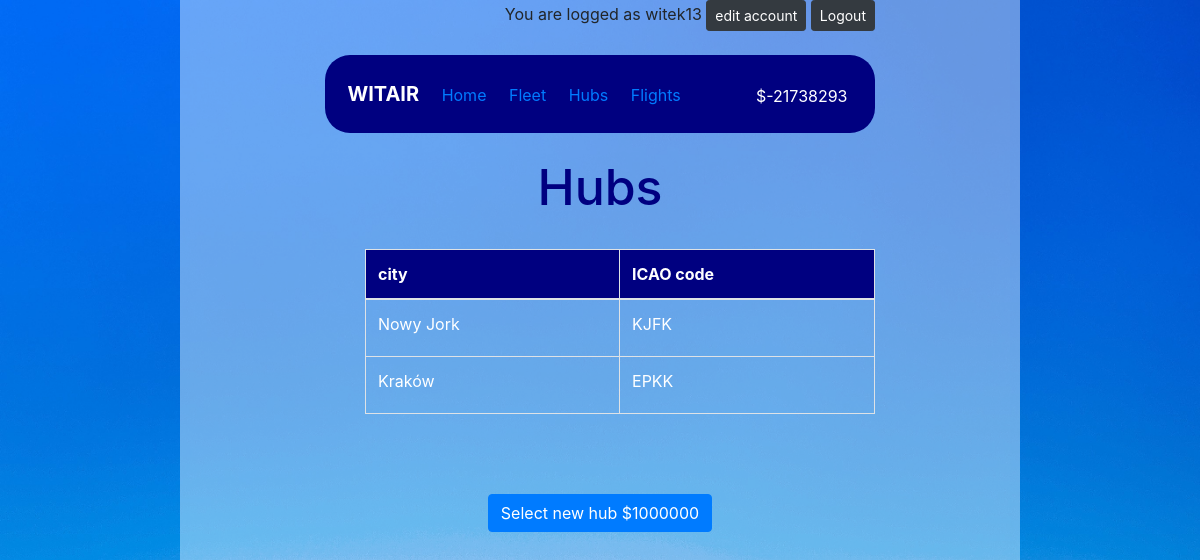
The app's page /main/hubs (signed in) with its own data.
### registration/models.py (models this page shows, shortened)
class Airline(models.Model):
    user = models.OneToOneField(User, on_delete=models.CASCADE, null=True)
    name = models.CharField(verbose_name='Airline name', max_length=200, null=True)
    budget = models.IntegerField(default=3000000)
    carried_passengers = models.IntegerField(default=0)
    completed_flights = models.IntegerField(default=0)

### main/models.py (models this page shows, shortened)
class Hub(models.Model):
    hub_id = models.AutoField(primary_key=True)
    airline_id = models.ForeignKey('registration.Airline', on_delete=models.CASCADE)
    airport_id = models.ForeignKey(Airport, verbose_name="airport", on_delete=models.CASCADE)

class Airport(models.Model):
    airport_id = models.AutoField(primary_key=True)
    city = models.CharField(max_length=20)
    code = models.CharField(max_length=4)
    popularity = models.IntegerField()
    longtitude = models.IntegerField(default=0)
    latitude = models.IntegerField(default=0)

### main/views.py (the view)
# urls.py: path('hubs', views.hubs_page, name="hubspage"),
@login_required
def hubs_page(request):
    return render(request, 'main/hubs.html')

### main/templatetags/main_tags.py (called while the page is built)
@register.filter(name='mul')
def mul(value, arg):
    return value * arg

### templates/main/hubs.html
{% extends 'main/home.html' %}
{% load main_tags %}
{% block content2 %}
    {% load static %}
    <center>
        <h1>Hubs</h1>
        {% if user.airline.hub_set.all.count == 0 %}
            <center>
                <b>You don't have any hubs yet</b><br><br>
                <a href="create_hub" class="btn btn-primary">Select first hub</a><br><br>
            </center>
        {% else %}
            <center>
                <ul>
                    <table class="table table-hover table-bordered">
                      <thead>
                        <tr>
                            <label><th scope="col">city</th>
                            <th scope="col">ICAO code</th></label>
                        </tr>
                      </thead>
                      <tbody>
                      {% for hub in user.airline.hub_set.all %}
                          <tr>
                              <td><label>{{ hub.airport_id.city }}</label></td>
                              <td><label>{{ hub.airport_id.code }}</label></td>
                          </tr>
                      {% endfor %}
                      </tbody>
                    </table>
                    <br><br>
                </ul>
                <a href="create_hub" class="btn btn-primary">Select new hub ${{ user.airline.hub_set.count|mul:500000 }}</a><br><br>
                <br><br><br><br><br><br><br><br><br><br><br><br><br><br><br><br><br><br>
            </center>
        {% endif %}
    </center>
{% endblock %}

### templates/main/home.html (shortened to what this page needs)
{% extends 'registration/base.html' %}
{% block content %}
    {% load main_tags %}
    {% if user.is_authenticated %}
        <div class="userinfo">
               You are logged as {{ user.username }}  <a href="/" class="btn btn-dark btn-sm">edit account</a> <a href="/logout" class="btn btn-dark btn-sm">Logout</a>
        </div>
        <br>
        <div class="upperbar">
        <br>
            <b>{{ user.airline.name }}</b>&nbsp;&nbsp;&nbsp;&nbsp;
            <a href="/main">Home</a>&nbsp;&nbsp;&nbsp;&nbsp;
            <a href="/main/fleet">Fleet</a>&nbsp;&nbsp;&nbsp;&nbsp;
            <a href="/main/hubs">Hubs</a>&nbsp;&nbsp;&nbsp;&nbsp;
            <a href="/main/flights">Flights</a>&nbsp;&nbsp;&nbsp;&nbsp;
            <label class="alignright">${{ user.airline.budget }}</label>
            <br><br>
        </div>
        <br>
        {% block content2 %}{% endblock %}
    {% endif %}
{% endblock %}

### templates/main/home.html (style rules this page uses)
div.userinfo { text-align: right; }
div.upperbar { border-radius: 25px; background-color: navy; }
.alignright { float: right; margin-right: 5%; margin-top: 5px; }
th { background-color: navy; color: white; }

### records on screen
Hub: airport_id.city "Nowy Jork", airport_id.code "KJFK"
Hub: airport_id.city "Kraków", airport_id.code "EPKK"

### other values on screen
{{ user.username }} "witek13"
{{ user.airline.name }} "WITAIR"
{{ user.airline.budget }} "-21738293"
{{ user.airline.hub_set.count|mul:500000 }} "1000000"
